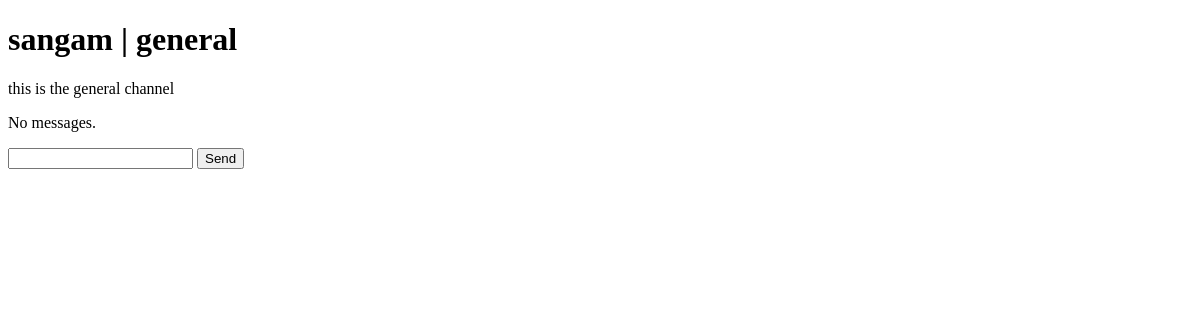
Before: /server/1/channel/1 (signed in) with the older database file.
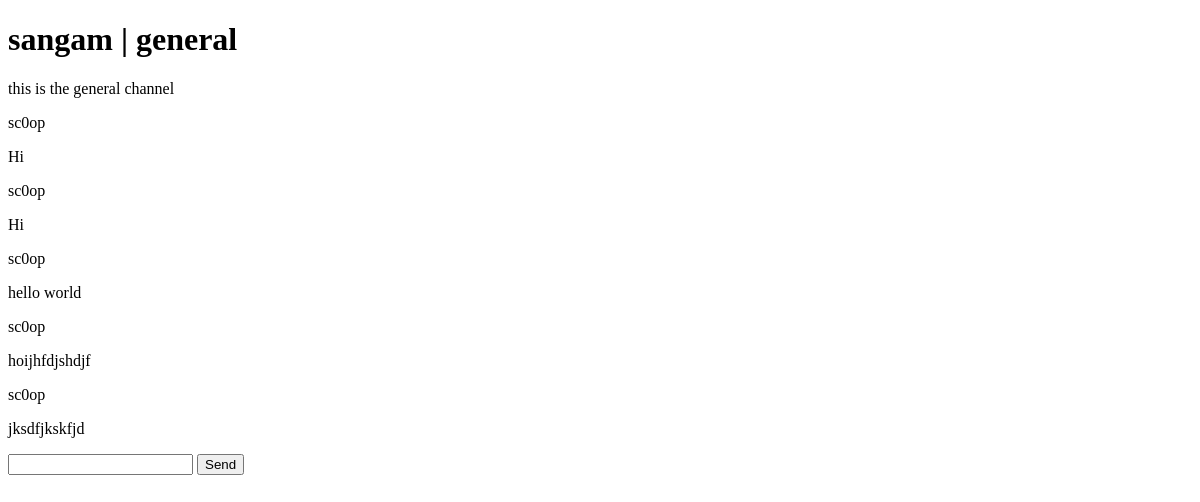
After: the same page with the newer database file.
### main.py (models this page shows)
class Message(db.Model):
    id = db.Column(db.Integer, primary_key=True)
    channel_id = db.Column(db.Integer)
    message = db.Column(db.String(120))
    messenger = db.Column(db.String(120))

### main.py (the view)
@app.route('/server/<int:server_id>/channel/<int:channel_id>')
@login_required
def channel(server_id, channel_id):
    server = Server.query.filter_by(id=server_id).first()
    channel = Channel.query.filter_by(id=channel_id).first()
    if server and channel:
        messages = Message.query.filter_by(channel_id=channel_id).all()
        if messages:
            return render_template('channel.html', server=server, channel=channel, messages=messages)
        else:
            messages = None
            return render_template('channel.html', server=server, channel=channel, messages=messages)
    else:
        return 'Channel not found'

### main.py (called while the page is built)
@login_manager.user_loader
def load_user(id):
    return User.query.get(int(id))

### templates/channel.html (shortened to what this page needs)
<!DOCTYPE html>
<html lang="en">
  <head>
  </head>
  <body>
    <h1>{{server.name}} | {{channel.name}}</h1>
    <p>{{channel.about}}</p>
    {% if messages == None %}
    <p>No messages.</p>
    {% else %}
        {% for message in messages %}
            <p>{{message.messenger}}</p>
            <p>{{message.message}}</p>
        {% endfor %}
    {% endif %}
      <input type="text" name="message" id="message" />
      <button type="submit" id="send">Send</button>
  </body>
</html>

Changed rows visible on the page:
added Message: messenger "sc0op", message "Hi"
added Message: messenger "sc0op", message "Hi"
added Message: messenger "sc0op", message "hello world"
added Message: messenger "sc0op", message "hoijhfdjshdjf"
added Message: messenger "sc0op", message "jksdfjkskfjd"
Other visible differences:
text no longer shown: "No messages."
